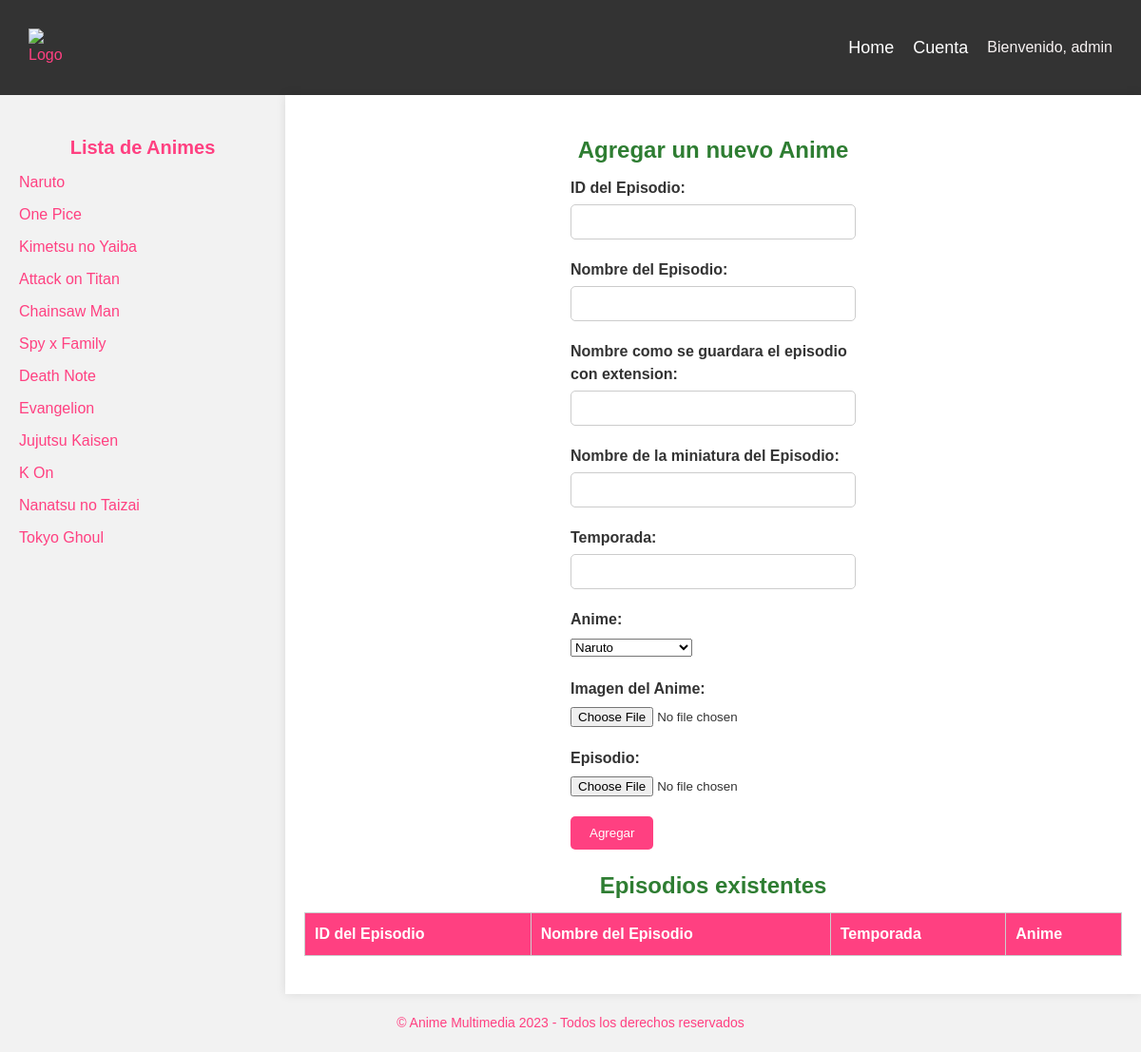
The app's page /agregar_episodio/ (signed in), older data.
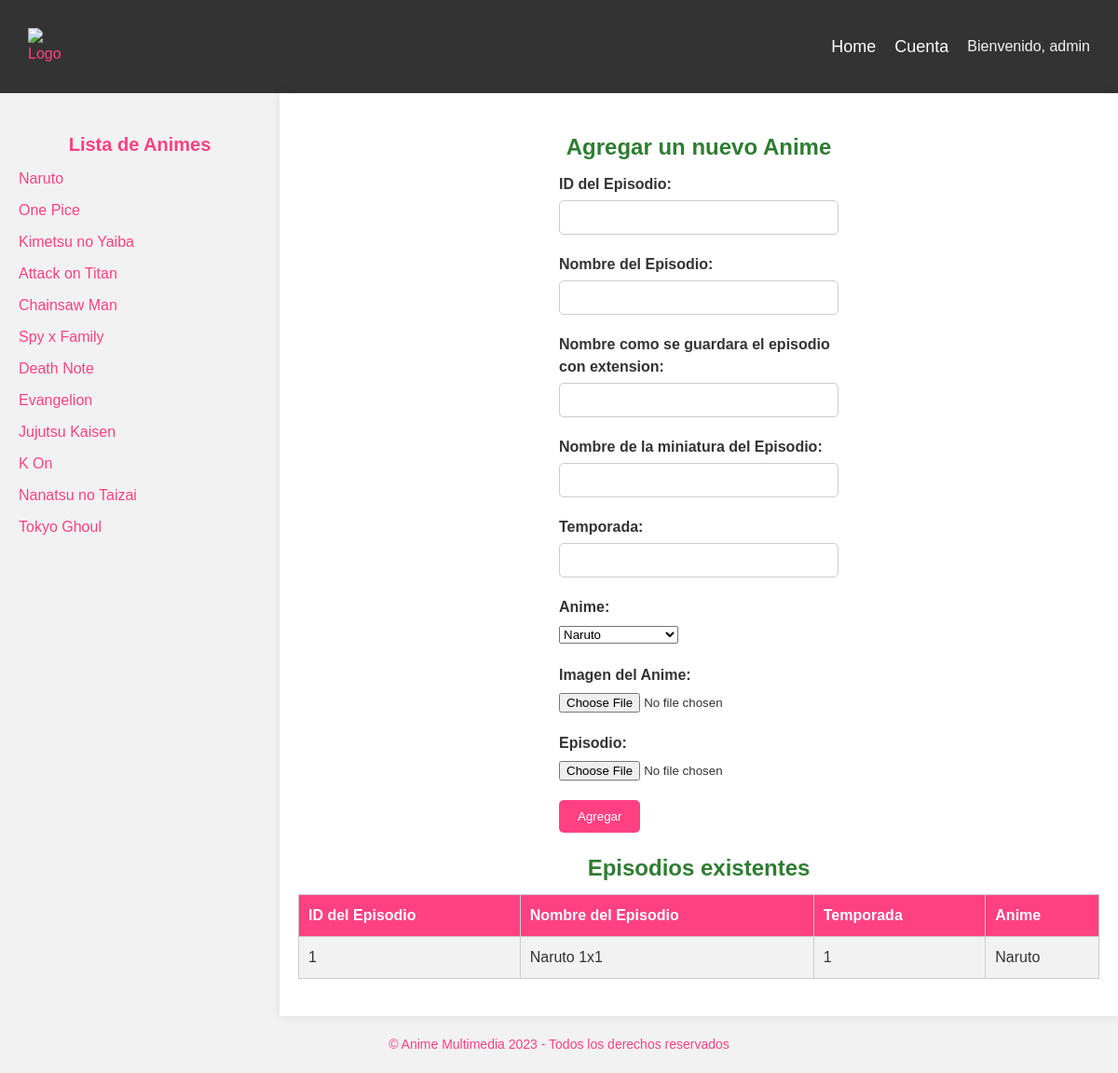
The same page, newer data.
### webapp/models.py (models this page shows, shortened)
class Animes(models.Model):
    id_anime = models.AutoField(primary_key=True)
    nombre_anime = models.CharField(max_length=100)
    descripcion_anime = models.CharField(max_length=500, default='no.jpg')
    imagen_anime = models.CharField(max_length=50, default='no.jpg')
    portada_anime = models.CharField(max_length=50, default='no.jpg')

class Episodios(models.Model):
    id_episodio = models.AutoField(primary_key=True)
    nombre_episodio = models.CharField(max_length=100)
    temporada = models.IntegerField(default=0)
    ruta_imagen_episodio = models.CharField(max_length=50, default='no.jpg')
    ruta_episodio = models.CharField(max_length=50, default='no.jpg')
    episodio_anime = models.ForeignKey(Animes, on_delete=models.CASCADE, null=True, blank=True)

### webapp/views.py (the view, shortened to what this page needs)
# urls.py: path('agregar_episodio/', views.agregar_episodio, name= 'agregar_episodio')
@user_passes_test(lambda u: u.is_superuser)  # Verificar si el usuario es un administrador
@login_required  # Requiere que el usuario esté autenticado
def agregar_episodio(request):
    animes = Animes.objects.all()
    episodios = Episodios.objects.all()  # Valor predeterminado para la variable episodios
    return render(request, 'webapp/agregar_episodios.html', {'animes': animes, 'episodios': episodios})

### webapp/context_processors.py (called while the page is built)
def animes(request):
    return {'animes': Animes.objects.all()}

### webapp/templates/webapp/agregar_episodios.html (shortened to what this page needs)
{% extends 'webapp/base.html' %}
{% load static %}
{% block head %}
<link rel="stylesheet" href="{% static 'css/formularios.css' %}">
{% endblock %}
{% block content %}
<section class="agregar-anime">
    <h2>Agregar un nuevo Anime</h2>
    <form method="post" action="{% url 'agregar_episodio' %}" enctype="multipart/form-data">
        <div class="form-group">
            <label for="id_episodio">ID del Episodio:</label>
            <input type="number" name="id_episodio" id="id_episodio" required>
        </div>
        <div class="form-group">
            <label for="nombre_episodio">Nombre del Episodio:</label>
            <input type="text" name="nombre_episodio" id="nombre_episodio" required>
        </div>
        <div class="form-group">
            <label for="nombre_episodio">Nombre como se guardara el episodio con extension:</label>
            <input type="text" name="extension" id="extension" required>
        </div>
        <div class="form-group">
            <label for="nombre_miniatura">Nombre de la miniatura del Episodio:</label>
            <input type="text" name="nombre_miniatura" id="nombre_miniatura" required>
        </div>
        <div class="form-group">
            <label for="temporada">Temporada:</label>
            <input type="number" name="temporada" id="temporada" required>
        </div>
        <div class="form-group">
            <label for="anime">Anime:</label>
            <select name="anime" id="anime" required>
                {% for anime in animes %}
                    <option value="{{ anime.id_anime }}">{{ anime.nombre_anime }}</option>
                {% endfor %}
            </select>
        </div>
        <div class="form-group">
            <label for="imagen_anime">Imagen del Anime:</label>
            <input type="file" name="imagen_anime" id="imagen_anime" required>
        </div>
        <div class="form-group">
            <label for="imagen_episodio">Episodio:</label>
            <input type="file" name="episodio" id="episodio" required>
        </div>
        <button type="submit">Agregar</button>
    </form>
    <h2>Episodios existentes</h2>
    <table>
        <tr>
            <th>ID del Episodio</th>
            <th>Nombre del Episodio</th>
            <th>Temporada</th>
            <th>Anime</th>
        </tr>
        {% for episodio in episodios %}
        <tr>
            <td>{{ episodio.id_episodio }}</td>
            <td>{{ episodio.nombre_episodio }}</td>
            <td>{{ episodio.temporada }}</td>
            <td>{{ episodio.episodio_anime.nombre_anime }}</td>
        </tr>
        {% endfor %}
    </table>
</section>
{% endblock %}

### webapp/templates/webapp/base.html (shortened to what this page needs)
{% load static %}
<!DOCTYPE html>
<html lang="es">
<head>
    <link rel="stylesheet" href="{% static 'css/styles.css' %}">
    {% block head %}
    {% endblock %}
</head>
<body>
<header>
    <nav class="navbar">
        <div class="navbar-container">
            <div class="logo">
                <a href="/"><img src="{% static 'images/Logo.png' %}" alt="Logo"></a>
            </div>
            <ul class="navbar-links" id="navbar-links">
                <li><a href="/" class="nav-link">Home</a></li>
                <li><a href="/cuenta" class="nav-link">Cuenta</a></li>
            </ul>
            <div class="login">
                {% if user.is_authenticated %}
                <p class="nombre_usuario">Bienvenido, {{ user.username }}</p>
                {% else %}
                <a href="/login">Iniciar sesión</a>
                <a href="/register">Registrarse</a>
                {% endif %}
            </div>
        </div>
    </nav>
</header>
<main>
    <div class="container">
        <aside class="sidebar" id="sidebar">
            <h2>Lista de Animes</h2>
            <ul class="sidebar-list">
                {% for anime in animes %}
                <li><a href="{% url 'anime_detail' nombre_anime=anime.nombre_anime %}">{{ anime.nombre_anime }}</a></li>
                {% endfor %}
            </ul>
        </aside>
        <section class="main-content">
            {% block content %}
            {% endblock %}
        </section>
    </div>
</main>
<footer>
    <p>© Anime Multimedia 2023 - Todos los derechos reservados</p>
</footer>
</body>
</html>

Row changes from the older to the newer data that the page shows:
added Episodios: id_episodio "1", nombre_episodio "Naruto 1x1", temporada "1", episodio_anime.nombre_anime "Naruto"
